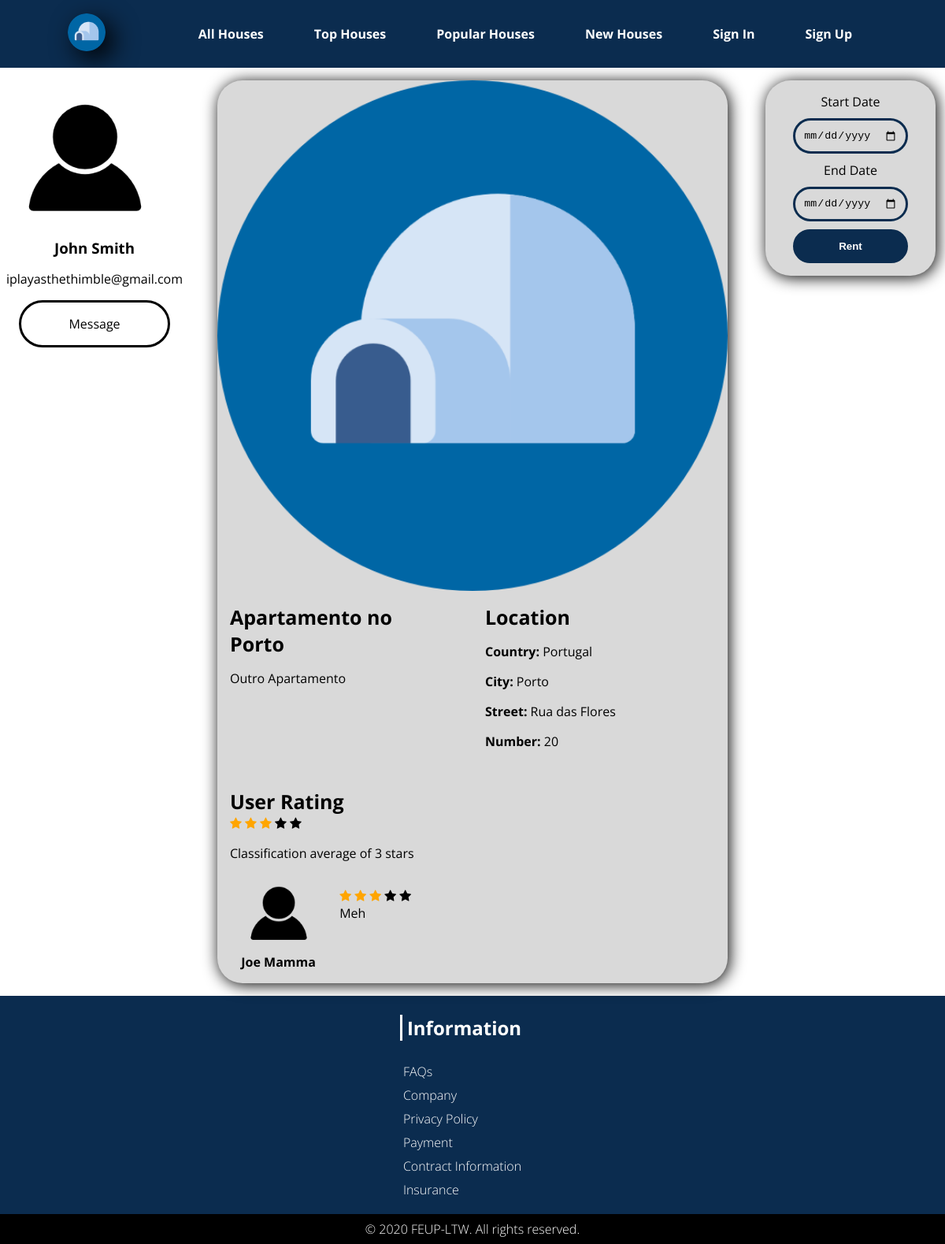
Page /pages/house_detail_page.php?idPlace=6 on the committed database.
### tables this page shows
CREATE TABLE USER(
    id INTEGER PRIMARY KEY,
    picture TEXT default '/assets/images/empty_user.jpg' NOT NULL,
	username TEXT NOT NULL UNIQUE,
    name TEXT NOT NULL,
	email TEXT NOT NULL UNIQUE,
    phonenumber INTEGER,
    password TEXT NOT NULL,
	CONSTRAINT CHK_USER CHECK (length(username)>=6 AND length(username)<=20));

CREATE TABLE PICTURES(
    idPicture INTEGER PRIMARY KEY,
    picturePath TEXT NOT NULL,
    idPlace INTEGER NOT NULL REFERENCES PLACE ON DELETE CASCADE ON UPDATE CASCADE,
    aproved BOOLEAN NOT NULL);

CREATE TABLE PLACE(
    idPlace INTEGER PRIMARY KEY,
    name TEXT NOT NULL,
    price INTEGER NOT NULL,
    street TEXT NOT NULL,
    number INTEGER NOT NULL,
    city TEXT NOT NULL,
    country TEXT NOT NULL,
    description TEXT NOT NULL,
    classification INTEGER default 0,
	idUser INTEGER NOT NULL REFERENCES USER ON DELETE CASCADE ON UPDATE CASCADE,
    CONSTRAINT CHK_PLACE CHECK (price>=0),
    UNIQUE(street,number,city,country));

CREATE TABLE REVIEW(
    idReservation INTEGER NOT NULL REFERENCES RESERVATION ON DELETE CASCADE ON UPDATE CASCADE PRIMARY KEY,
    classification INTEGER NOT NULL,
    comment TEXT,
    reply TEXT,
    CONSTRAINT CHK_REVIEW CHECK (classification between 0 AND 5));

### pages/house_detail_page.php (called while the page is built, shortened)
<?php
include_once('../templates/common.php');
include_once('../templates/house.php');
$houseId = $_GET['idPlace'];
draw_house_rent_area($houseId);
?>

### database/db_house.php (called while the page is built, shortened)
<?php
$dir = $_SERVER['DOCUMENT_ROOT'];
include_once("$dir/database/connection.php");
function getHouse($idHouse)
{
    global $dbh;
    $stmt = $dbh->prepare('select * from PLACE WHERE idPlace = ?;');
    $stmt->execute(array($idHouse));
    $result = $stmt->fetch();
    return $result;
}
function getPicture($idHouse)
{
    global $dbh;
    $stmt = $dbh->prepare("SELECT picturePath FROM PICTURES WHERE idPlace = ?");
    $stmt->execute(array($idHouse));
    $image = $stmt->fetchColumn();
    return $image;
}
function getReviews($idPlace){
    global $dbh;
    $stmt = $dbh->prepare('select REVIEW.* from REVIEW,RESERVATION WHERE RESERVATION.idPlace = ? AND RESERVATION.idReservation=REVIEW.idReservation;');
    $stmt->execute(array($idPlace));
    $result = $stmt->fetchAll();
    return $result;
}
function getReservation($idReservation){
    global $dbh;
    $stmt = $dbh->prepare('select * from RESERVATION WHERE idReservation = ? ;');
    $stmt->execute(array($idReservation));
    $result = $stmt->fetch();
    return $result;
}
?>

### database/db_user.php (called while the page is built, shortened)
<?php
$dir = $_SERVER['DOCUMENT_ROOT'];
include_once("$dir/database/connection.php");
function getUserInfo($userId)
{
    global $dbh;
    $stmt = $dbh->prepare('select * from user where id = ?');
    $stmt->execute(array($userId));
    $result = $stmt->fetch();
    if ($result == false) {
        return 0;
    } else return $result;
}
?>

### templates/house.php (the view, shortened to what this page needs)
<?php
$dir = $_SERVER['DOCUMENT_ROOT'];
include_once("$dir/database/db_house.php");
include_once("$dir/database/db_user.php");
?>
<?php function draw_house_rent_area($houseId)
{
  ?>
  <section id="house-rent-container">
    <?php
      $houseInfo = getHouse($houseId);
      $userInfo = getUserInfo($houseInfo['idUser']);
      $image = getPicture($houseId);
      ?>
    <div class="profile-card">
      <div class="profile-card-photo rounded-photo-container">
        <img src="<?= $userInfo['picture'] ?>" alt="User Image" />
      </div>
      <h3><?= $userInfo['name'] ?></h3>
      <div class="profile-card-contacts">
        <h4><?= $userInfo['email'] ?></h4>
        <a class="black-rounded-button" href="#">Message</a>
      </div>
    </div>
    <?php
      $houseInfo = getHouse($houseId);
      ?>
    <div class="house-detail-card">
      <img src="<?= $image ?>" alt="House image" />
      <div>
        <h3> <?= $houseInfo['name'] ?> </h3>
        <p> <?= $houseInfo['description'] ?> </p>
      </div>
      <div>
        <h3>Location</h3>
        <p><strong>Country: </strong><?= $houseInfo['country'] ?></p>
        <p><strong>City: </strong><?= $houseInfo['city'] ?></p>
        <p><strong>Street: </strong><?= $houseInfo['street'] ?></p>
        <p><strong>Number: </strong><?= $houseInfo['number'] ?></p>
      </div>
      <div class="house-rating-container">
        <h3>User Rating</h3>
        <?php
          for ($t = 0; $t < round($houseInfo['classification'], 0); $t++) {
            ?>
          <span class="fa fa-star checked"></span>
        <?php } ?>
        <?php
          for ($t = 0; $t < 5 - round($houseInfo['classification'], 0); $t++) {
            ?>
          <span class="fa fa-star"></span>
        <?php } ?>
        <p>Classification average of <?= $houseInfo['classification'] ?> stars</p>
        <div class="house-review-container">
          <?php
          $reviews=getReviews($houseId);
          if ($reviews!=false){
            for ($t = 0; $t < count($reviews); $t++) {
              $reservation=getReservation($reviews[$t]['idReservation']);
              $user=getUserInfo($reservation['idTourist']);
              ?>
            <div class="house-review">
              <section class="profile-card">
                <div class="house-review-photo rounded-photo-container">
                  <img src="..<?= $user['picture'] ?>" alt="House image<?=count($reviews)?>" />
                </div>
                <h4><strong><?=$user['name']?></strong></h4>
              </section>
               <p><?php for ($i=0; $i <$reviews[$t]['classification']; $i++){ ?>
                <span class="fa fa-star checked"></span>
              <?php } ?><?php for ($i=0;$i < 5-$reviews[$t]['classification']; $i++){ ?>
              <span class="fa fa-star"></span><?php } ?>
              <br><?=$reviews[$t]['comment']?></p>
            </div>
          <?php }
          } ?>
        </div>
      </div>
    </div>
    <div class="rent-house-card">
      <form action="../actions/action_rent.php" method="POST">
        <label>Start Date</label>
        <input class="input-form" type="date" name="first-date" required="required" min=<?php echo date("Y-m-d")?>>
        <label>End Date</label>
        <input class="input-form" type="date" name="last-date" required="required" min=<?php echo date("Y-m-d")?>>
        <input class="blue-filled-rounded-button" type="submit" value="Rent">
      </form>
  </section>
<?php } ?>

### css/style.css (style rules this page uses)
body { --main-blue-color: #0b2c4f; --grey-color: #d9d9d9; --focus-blue-color: #0066a6; --background-color: #FFF; --font: 'Open Sans', sans-serif; font-family: var(--font); margin: 0em; background-color: var(--background-color); }
a { text-decoration: none; }
.rounded-photo-container { overflow: hidden; border-radius: 50%; display: flex; justify-content: center; }
.rounded-photo-container > img { width: auto; height: 100%; }
.black-rounded-button { background-color: transparent; color: black; font-weight: normal; margin: 1em; text-align: center; padding: 1em; border-radius: 5em; border: 3px solid black; }
.blue-filled-rounded-button { background-color: var(--main-blue-color); border: 3px solid var(--main-blue-color); color: white; font-weight: bolder; text-align: center; border-radius: 5em; padding: 0.8em; }
.input-form { background: transparent; border: 3px solid var(--main-blue-color); padding: 0.8em; border-radius: 5em; }
.house-card-text > h2, h3, h4 { margin: 0em; }
.house-card-text > h3, h4 { font-weight: normal; }
.profile-card { justify-content: center; align-items: center; text-align: center; }
.profile-card-photo { width: 200px; height: 200px; }
#house-rent-container { align-items: start; justify-content: center; justify-items: center; display: grid; margin: 1em auto; max-width: 80em; width: 100%; grid-template-columns: [start] 20% [line1] 60% [line3] 20% [end]; }
.rent-house-card { width: 90%; background: var(--grey-color); display: grid; border-radius: 2em; box-shadow: 2px 2px 20px black; overflow: hidden; padding: 1em 0em; }
.rent-house-card > form { justify-content: center; text-align: center; align-items: center; display: grid; row-gap: 10px; }
.profile-card-contacts { display: grid; margin: 1em 0em; }
.house-detail-card { width: 90%; background: var(--grey-color); display: grid; border-radius: 2em; box-shadow: 2px 2px 20px black; overflow: hidden; grid-template-columns: [start] 50% [line1] 50% [end]; grid-template-rows: [start] auto [line1] auto [end]; }
.house-detail-card > img { width: 100%; align-self: start; grid-column: start/end; grid-row: start/1; }
.house-detail-card > div { margin: 1em; }
.house-rating-container { grid-column: start/end; }
.house-review-container { grid-column: start/end; }
.house-review { display: grid; grid-template-columns: [start] 20% [line2] 80% [end]; column-gap: 1em; }
.house-review-photo { width: 100px; height: 100px; margin: 0em auto; justify-self: center; grid-column: start/2; }
.house-detail-card h3 { font-size: 25px; margin-right: 25px; }
.fa { font-size: 25px; }
.checked { color: orange; }

### rows in the picture
user: picture (picture), name "John Smith", email "iplayasthethimble@gmail.com"
pictures: picturePath (picture)
place: name "Apartamento no Porto", description "Outro Apartamento", country "Portugal", city "Porto", street "Rua das Flores", number "20", classification "3"
user: picture (picture), name "Joe Mamma"
review: comment "Meh"
